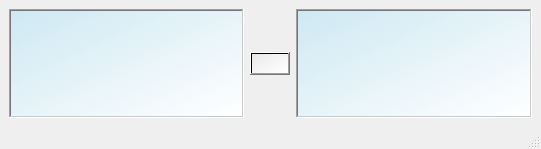
<?xml version="1.0" encoding="UTF-8"?>
<ui version="4.0">
 <class>MainWindow</class>
 <widget class="QMainWindow" name="MainWindow">
  <property name="geometry">
   <rect>
    <x>0</x>
    <y>0</y>
    <width>541</width>
    <height>149</height>
   </rect>
  </property>
  <property name="windowTitle">
   <string>MainWindow</string>
  </property>
  <property name="styleSheet">
   <string notr="true">background-color: qlineargradient(spread:pad, x1:0, y1:0, x2:1, y2:0, stop:0 rgba(245, 224, 176, 255), stop:0.09 rgba(246, 189, 237, 255), stop:0.14 rgba(194, 207, 246, 255), stop:0.19 rgba(184, 160, 168, 255), stop:0.25 rgba(171, 186, 248, 255), stop:0.32 rgba(243, 248, 224, 255), stop:0.385 rgba(249, 162, 183, 255), stop:0.47 rgba(100, 115, 124, 255), stop:0.58 rgba(251, 205, 202, 255), stop:0.65 rgba(170, 128, 185, 255), stop:0.75 rgba(252, 222, 204, 255), stop:0.805 rgba(206, 122, 218, 255), stop:0.86 rgba(254, 223, 175, 255), stop:0.91 rgba(254, 236, 244, 255), stop:1 rgba(255, 191, 221, 255));</string>
  </property>
  <widget class="QWidget" name="centralwidget">
   <layout class="QGridLayout" name="gridLayout">
    <item row="0" column="0">
     <widget class="QTextEdit" name="textEdit">
      <property name="styleSheet">
       <string notr="true">background-color: qlineargradient(spread:pad, x1:0, y1:0, x2:1, y2:1, stop:0 rgba(188, 229, 244, 168), stop:1 rgba(255, 255, 255, 255));</string>
      </property>
      <property name="frameShape">
       <enum>QFrame::Shape::WinPanel</enum>
      </property>
      <property name="frameShadow">
       <enum>QFrame::Shadow::Sunken</enum>
      </property>
      <property name="html">
       <string>&lt;!DOCTYPE HTML PUBLIC &quot;-//W3C//DTD HTML 4.0//EN&quot; &quot;http://www.w3.org/TR/REC-html40/strict.dtd&quot;&gt;
&lt;html&gt;&lt;head&gt;&lt;meta name=&quot;qrichtext&quot; content=&quot;1&quot; /&gt;&lt;meta charset=&quot;utf-8&quot; /&gt;&lt;style type=&quot;text/css&quot;&gt;
p, li { white-space: pre-wrap; }
hr { height: 1px; border-width: 0; }
li.unchecked::marker { content: &quot;\2610&quot;; }
li.checked::marker { content: &quot;\2612&quot;; }
&lt;/style&gt;&lt;/head&gt;&lt;body style=&quot; font-family:'Segoe UI'; font-size:9pt; font-weight:400; font-style:normal;&quot;&gt;
&lt;p style=&quot;-qt-paragraph-type:empty; margin-top:0px; margin-bottom:0px; margin-left:0px; margin-right:0px; -qt-block-indent:0; text-indent:0px;&quot;&gt;&lt;br /&gt;&lt;/p&gt;&lt;/body&gt;&lt;/html&gt;</string>
      </property>
     </widget>
    </item>
    <item row="0" column="2">
     <widget class="QTextEdit" name="textEdit_2">
      <property name="enabled">
       <bool>true</bool>
      </property>
      <property name="styleSheet">
       <string notr="true">background-color: qlineargradient(spread:pad, x1:0, y1:0, x2:1, y2:1, stop:0 rgba(188, 229, 244, 168), stop:1 rgba(255, 255, 255, 255));</string>
      </property>
      <property name="frameShape">
       <enum>QFrame::Shape::WinPanel</enum>
      </property>
      <property name="readOnly">
       <bool>true</bool>
      </property>
     </widget>
    </item>
    <item row="0" column="1">
     <widget class="QPushButton" name="btn">
      <property name="contextMenuPolicy">
       <enum>Qt::ContextMenuPolicy::DefaultContextMenu</enum>
      </property>
      <property name="styleSheet">
       <string notr="true">background-color: qlineargradient(spread:pad, x1:0, y1:0, x2:1, y2:1, stop:0 rgba(233, 233, 233, 244), stop:1 rgba(255, 255, 255, 255));</string>
      </property>
      <property name="text">
       <string/>
      </property>
      <property name="icon">
       <iconset theme="QIcon::ThemeIcon::MediaPlaylistShuffle"/>
      </property>
      <property name="default">
       <bool>false</bool>
      </property>
      <property name="flat">
       <bool>false</bool>
      </property>
     </widget>
    </item>
   </layout>
  </widget>
  <widget class="QStatusBar" name="statusbar"/>
 </widget>
 <resources/>
 <connections/>
</ui>
